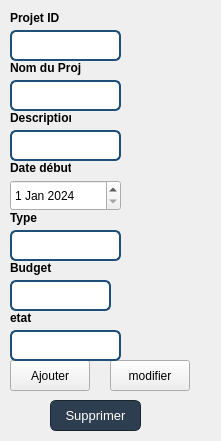
   <widget class="QWidget" name="widget_4" native="true">
    <property name="geometry">
     <rect>
      <x>160</x>
      <y>10</y>
      <width>221</width>
      <height>441</height>
     </rect>
    </property>
    <property name="styleSheet">
     <string notr="true">QWidget {
    background-color: #eee5d3;
    border: 1px solid black;   /* Cadre noir fin (1px) */
      border-radius: 20px; /* Coins arrondis */      /* Coins arrondis */
}

QWidget &gt; * {
    border: none;              /* Désactive la bordure pour les éléments enfants */
}
</string>
    </property>
    <widget class="QLineEdit" name="project_id">
     <property name="geometry">
      <rect>
       <x>10</x>
       <y>30</y>
       <width>111</width>
       <height>31</height>
      </rect>
     </property>
     <property name="styleSheet">
      <string notr="true">QLineEdit {
    background-color: #FFFFFF;    /* Fond blanc pour une bonne lisibilité */
    color: #2C3E50;               /* Texte bleu foncé */
    border: 2px solid #1F4E78;    /* Bordure bleu foncé */
    border-radius: 6px;           /* Coins arrondis */
    padding: 6px;                 /* Espacement intérieur */
    font-size: 13px;              /* Taille de la police équilibrée */
    selection-background-color: #5DADE2; /* Bleu clair pour la sélection du texte */
    selection-color: white;       /* Texte blanc quand sélectionné */
}

QLineEdit:focus {
    border: 2px solid #222D52;    /* Bordure bleu plus clair au focus */
    background-color: #ECF0F1;    /* Fond gris clair subtil au focus */
}
</string>
     </property>
    </widget>
    <widget class="QLineEdit" name="project_name">
     <property name="geometry">
      <rect>
       <x>10</x>
       <y>80</y>
       <width>111</width>
       <height>31</height>
      </rect>
     </property>
     <property name="styleSheet">
      <string notr="true">QLineEdit {
    background-color: #FFFFFF;    /* Fond blanc pour une bonne lisibilité */
    color: #2C3E50;               /* Texte bleu foncé */
    border: 2px solid #1F4E78;    /* Bordure bleu foncé */
    border-radius: 6px;           /* Coins arrondis */
    padding: 6px;                 /* Espacement intérieur */
    font-size: 13px;              /* Taille de la police équilibrée */
    selection-background-color: #5DADE2; /* Bleu clair pour la sélection du texte */
    selection-color: white;       /* Texte blanc quand sélectionné */
}

QLineEdit:focus {
    border: 2px solid #222D52;    /* Bordure bleu plus clair au focus */
    background-color: #ECF0F1;    /* Fond gris clair subtil au focus */
}
</string>
     </property>
    </widget>
    <widget class="QLineEdit" name="project_description">
     <property name="geometry">
      <rect>
       <x>10</x>
       <y>130</y>
       <width>111</width>
       <height>31</height>
      </rect>
     </property>
     <property name="styleSheet">
      <string notr="true">QLineEdit {
    background-color: #FFFFFF;    /* Fond blanc pour une bonne lisibilité */
    color: #2C3E50;               /* Texte bleu foncé */
    border: 2px solid #1F4E78;    /* Bordure bleu foncé */
    border-radius: 6px;           /* Coins arrondis */
    padding: 6px;                 /* Espacement intérieur */
    font-size: 13px;              /* Taille de la police équilibrée */
    selection-background-color: #5DADE2; /* Bleu clair pour la sélection du texte */
    selection-color: white;       /* Texte blanc quand sélectionné */
}

QLineEdit:focus {
    border: 2px solid #222D52;    /* Bordure bleu plus clair au focus */
    background-color: #ECF0F1;    /* Fond gris clair subtil au focus */
}
</string>
     </property>
    </widget>
    <widget class="QLineEdit" name="project_type">
     <property name="geometry">
      <rect>
       <x>10</x>
       <y>230</y>
       <width>111</width>
       <height>31</height>
      </rect>
     </property>
     <property name="styleSheet">
      <string notr="true">QLineEdit {
    background-color: #FFFFFF;    /* Fond blanc pour une bonne lisibilité */
    color: #2C3E50;               /* Texte bleu foncé */
    border: 2px solid #1F4E78;    /* Bordure bleu foncé */
    border-radius: 6px;           /* Coins arrondis */
    padding: 6px;                 /* Espacement intérieur */
    font-size: 13px;              /* Taille de la police équilibrée */
    selection-background-color: #5DADE2; /* Bleu clair pour la sélection du texte */
    selection-color: white;       /* Texte blanc quand sélectionné */
}

QLineEdit:focus {
    border: 2px solid #222D52;    /* Bordure bleu plus clair au focus */
    background-color: #ECF0F1;    /* Fond gris clair subtil au focus */
}
</string>
     </property>
    </widget>
    <widget class="QLabel" name="label_2">
     <property name="geometry">
      <rect>
       <x>10</x>
       <y>10</y>
       <width>49</width>
       <height>16</height>
      </rect>
     </property>
     <property name="font">
      <font>
       <bold>true</bold>
      </font>
     </property>
     <property name="text">
      <string>Projet ID</string>
     </property>
    </widget>
    <widget class="QLabel" name="label_3">
     <property name="geometry">
      <rect>
       <x>10</x>
       <y>60</y>
       <width>71</width>
       <height>16</height>
      </rect>
     </property>
     <property name="font">
      <font>
       <bold>true</bold>
      </font>
     </property>
     <property name="text">
      <string>Nom du Projet</string>
     </property>
    </widget>
    <widget class="QLabel" name="label_4">
     <property name="geometry">
      <rect>
       <x>10</x>
       <y>160</y>
       <width>61</width>
       <height>16</height>
      </rect>
     </property>
     <property name="font">
      <font>
       <bold>true</bold>
      </font>
     </property>
     <property name="text">
      <string>Date début </string>
     </property>
    </widget>
    <widget class="QLabel" name="label_5">
     <property name="geometry">
      <rect>
       <x>10</x>
       <y>110</y>
       <width>61</width>
       <height>16</height>
      </rect>
     </property>
     <property name="font">
      <font>
       <bold>true</bold>
      </font>
     </property>
     <property name="text">
      <string>Description</string>
     </property>
    </widget>
    <widget class="QPushButton" name="ajouterProjet">
     <property name="geometry">
      <rect>
       <x>10</x>
       <y>360</y>
       <width>80</width>
       <height>31</height>
      </rect>
     </property>
     <property name="styleSheet">
      <string notr="true">QPushButton#ajouterEvent {
    background-color: #2C3E50;  /* Bleu foncé professionnel */
    color: white;               /* Texte blanc pour un bon contraste */
    border-radius: 6px;         /* Coins légèrement arrondis */
    padding: 6px 12px;          /* Espacement réduit pour un design plus compact */
    font-size: 13px;            /* Texte plus petit et plus élégant */
    font-weight: normal;        /* Texte normal pour un style minimaliste */
    border: 1px solid #1A252F;  /* Bordure discrète légèrement plus foncée */
}

QPushButton#ajouterEvent:hover {
    background-color: #34495E;  /* Bleu légèrement plus clair au survol */
    border: 1px solid #2C3E50;  /* Bordure harmonisée */
}

QPushButton#ajouterEvent:pressed {
    background-color: #1A252F;  /* Bleu encore plus foncé lorsqu'on clique */
}

QPushButton#ajouterEvent:disabled {
    background-color: #95A5A6;  /* Gris bleuté pour un bouton désactivé */
    color: #D0D3D4;             /* Texte plus clair pour indiquer l’inactivité */
    border: 1px solid #7F8C8D;
}
</string>
     </property>
     <property name="text">
      <string>Ajouter</string>
     </property>
    </widget>
    <widget class="QPushButton" name="modifierProjet">
     <property name="geometry">
      <rect>
       <x>110</x>
       <y>360</y>
       <width>80</width>
       <height>31</height>
      </rect>
     </property>
     <property name="styleSheet">
      <string notr="true">QPushButton#annulerEvent {
    background-color: #2C3E50;  /* Bleu foncé professionnel */
    color: white;               /* Texte blanc pour un bon contraste */
    border-radius: 6px;         /* Coins légèrement arrondis */
    padding: 6px 12px;          /* Espacement réduit pour un design plus compact */
    font-size: 13px;            /* Texte plus petit et plus élégant */
    font-weight: normal;        /* Texte normal pour un style minimaliste */
    border: 1px solid #1A252F;  /* Bordure discrète légèrement plus foncée */
}

QPushButton#annulerEvent:hover {
    background-color: #34495E;  /* Bleu légèrement plus clair au survol */
    border: 1px solid #2C3E50;  /* Bordure harmonisée */
}

QPushButton#annulerEvent:pressed {
    background-color: #1A252F;  /* Bleu encore plus foncé lorsqu'on clique */
}

QPushButton#annulerEvent:disabled {
    background-color: #95A5A6;  /* Gris bleuté pour un bouton désactivé */
    color: #D0D3D4;             /* Texte plus clair pour indiquer l’inactivité */
    border: 1px solid #7F8C8D;
}
</string>
     </property>
     <property name="text">
      <string>modifier</string>
     </property>
    </widget>
    <widget class="QDateEdit" name="project_date_deb">
     <property name="geometry">
      <rect>
       <x>10</x>
       <y>180</y>
       <width>111</width>
       <height>31</height>
      </rect>
     </property>
     <property name="styleSheet">
      <string notr="true">QLineEdit {
    background-color: #FFFFFF;    /* Fond blanc pour une bonne lisibilité */
    color: #2C3E50;               /* Texte bleu foncé */
    border: 2px solid #1F4E78;    /* Bordure bleu foncé */
    border-radius: 6px;           /* Coins arrondis */
    padding: 6px;                 /* Espacement intérieur */
    font-size: 13px;              /* Taille de la police équilibrée */
    selection-background-color: #5DADE2; /* Bleu clair pour la sélection du texte */
    selection-color: white;       /* Texte blanc quand sélectionné */
}

QLineEdit:focus {
    border: 2px solid #3498DB;    /* Bordure bleu plus clair au focus */
    background-color: #ECF0F1;    /* Fond gris clair subtil au focus */
}</string>
     </property>
     <property name="minimumDateTime">
      <datetime>
       <hour>2</hour>
       <minute>0</minute>
       <second>0</second>
       <year>2024</year>
       <month>1</month>
       <day>1</day>
      </datetime>
     </property>
     <property name="minimumDate">
      <date>
       <year>2024</year>
       <month>1</month>
       <day>1</day>
      </date>
     </property>
    </widget>
    <widget class="QLabel" name="label_6">
     <property name="geometry">
      <rect>
       <x>10</x>
       <y>210</y>
       <width>61</width>
       <height>16</height>
      </rect>
     </property>
     <property name="font">
      <font>
       <bold>true</bold>
      </font>
     </property>
     <property name="text">
      <string>Type</string>
     </property>
    </widget>
    <widget class="QLabel" name="label_7">
     <property name="geometry">
      <rect>
       <x>10</x>
       <y>260</y>
       <width>61</width>
       <height>16</height>
      </rect>
     </property>
     <property name="font">
      <font>
       <bold>true</bold>
      </font>
     </property>
     <property name="text">
      <string>Budget</string>
     </property>
    </widget>
    <widget class="QLabel" name="label_8">
     <property name="geometry">
      <rect>
       <x>10</x>
       <y>310</y>
       <width>61</width>
       <height>16</height>
      </rect>
     </property>
     <property name="font">
      <font>
       <bold>true</bold>
      </font>
     </property>
     <property name="text">
      <string>etat</string>
     </property>
    </widget>
    <widget class="QLineEdit" name="project_budget">
     <property name="geometry">
      <rect>
       <x>10</x>
       <y>280</y>
       <width>101</width>
       <height>31</height>
      </rect>
     </property>
     <property name="styleSheet">
      <string notr="true">QLineEdit {
    background-color: #FFFFFF;    /* Fond blanc pour une bonne lisibilité */
    color: #2C3E50;               /* Texte bleu foncé */
    border: 2px solid #1F4E78;    /* Bordure bleu foncé */
    border-radius: 6px;           /* Coins arrondis */
    padding: 6px;                 /* Espacement intérieur */
    font-size: 13px;              /* Taille de la police équilibrée */
    selection-background-color: #5DADE2; /* Bleu clair pour la sélection du texte */
    selection-color: white;       /* Texte blanc quand sélectionné */
}

QLineEdit:focus {
    border: 2px solid #222D52;    /* Bordure bleu plus clair au focus */
    background-color: #ECF0F1;    /* Fond gris clair subtil au focus */
}
</string>
     </property>
    </widget>
    <widget class="QLineEdit" name="project_etat">
     <property name="geometry">
      <rect>
       <x>10</x>
       <y>330</y>
       <width>111</width>
       <height>31</height>
      </rect>
     </property>
     <property name="styleSheet">
      <string notr="true">QLineEdit {
    background-color: #FFFFFF;    /* Fond blanc pour une bonne lisibilité */
    color: #2C3E50;               /* Texte bleu foncé */
    border: 2px solid #1F4E78;    /* Bordure bleu foncé */
    border-radius: 6px;           /* Coins arrondis */
    padding: 6px;                 /* Espacement intérieur */
    font-size: 13px;              /* Taille de la police équilibrée */
    selection-background-color: #5DADE2; /* Bleu clair pour la sélection du texte */
    selection-color: white;       /* Texte blanc quand sélectionné */
}

QLineEdit:focus {
    border: 2px solid #222D52;    /* Bordure bleu plus clair au focus */
    background-color: #ECF0F1;    /* Fond gris clair subtil au focus */
}
</string>
     </property>
    </widget>
    <widget class="QPushButton" name="suppProjet">
     <property name="geometry">
      <rect>
       <x>50</x>
       <y>400</y>
       <width>91</width>
       <height>31</height>
      </rect>
     </property>
     <property name="styleSheet">
      <string notr="true">QPushButton {
    background-color: #2C3E50;  /* Bleu foncé professionnel */
    color: white;               /* Texte blanc pour un bon contraste */
    border-radius: 6px;         /* Coins légèrement arrondis */
    padding: 6px 12px;          /* Espacement réduit pour un design plus compact */
    font-size: 13px;            /* Texte plus petit et plus élégant */
    font-weight: normal;        /* Texte normal pour un style minimaliste */
    border: 1px solid #1A252F;  /* Bordure discrète légèrement plus foncée */

}

QPushButton:hover {
    background-color: #34495E;  /* Bleu légèrement plus clair au survol */
    border: 1px solid #2C3E50;  /* Bordure harmonisée */
}

QPushButton:pressed {
    background-color: #1A252F;  /* Bleu encore plus foncé lorsqu'on clique */

}

QPushButton:disabled {
    background-color: #95A5A6;  /* Gris bleuté pour un bouton désactivé */
    color: #D0D3D4;             /* Texte plus clair pour indiquer l’inactivité */
    border: 1px solid #7F8C8D;
}
</string>
     </property>
     <property name="text">
      <string>Supprimer</string>
     </property>
    </widget>
   </widget>
